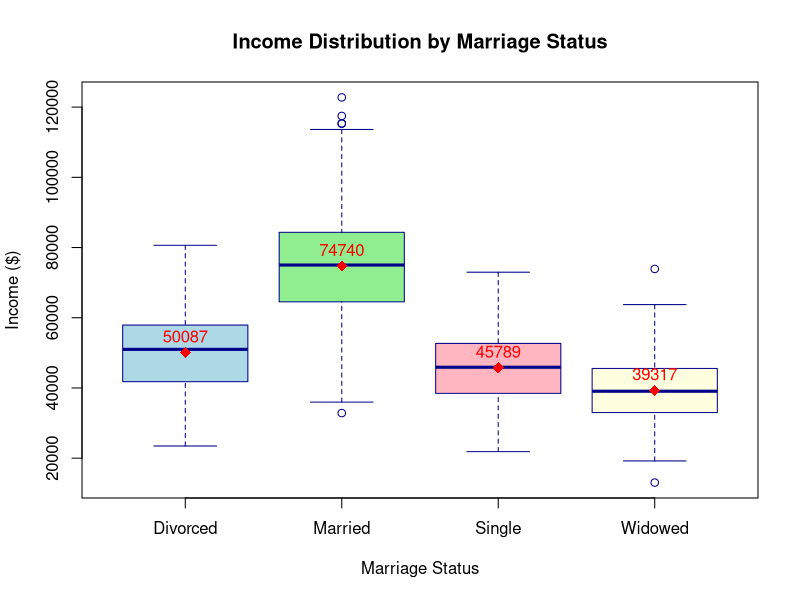

Write the R code that produced this figure.
# Set seed for reproducibility
set.seed(123)

# Create a simulated dataset with income and marriage status
n <- 1000  # Number of observations

# Marriage status categories
marriage_status <- sample(c("Single", "Married", "Divorced", "Widowed"), 
                          n, replace = TRUE, 
                          prob = c(0.3, 0.4, 0.2, 0.1))

# Generate income based on marriage status (with some variation)
income <- numeric(n)
for (i in 1:n) {
  if (marriage_status[i] == "Single") {
    income[i] <- rnorm(1, mean = 45000, sd = 10000)
  } else if (marriage_status[i] == "Married") {
    income[i] <- rnorm(1, mean = 75000, sd = 15000)
  } else if (marriage_status[i] == "Divorced") {
    income[i] <- rnorm(1, mean = 50000, sd = 12000)
  } else {  # Widowed
    income[i] <- rnorm(1, mean = 40000, sd = 10000)
  }
}

# Ensure income is positive
income <- abs(income)

# Create a data frame
income_data <- data.frame(mar_stat = marriage_status, income = income)

# View summary statistics by marriage status
summary_stats <- aggregate(income ~ mar_stat, data = income_data, 
                           FUN = function(x) c(mean = mean(x), 
                                               sd = sd(x), 
                                               min = min(x), 
                                               max = max(x)))
print(summary_stats)

# Create a boxplot of income by marriage status
boxplot(income ~ mar_stat, data = income_data,
        main = "Income Distribution by Marriage Status",
        xlab = "Marriage Status",
        ylab = "Income ($)",
        col = c("lightblue", "lightgreen", "lightpink", "lightyellow"),
        border = "darkblue")

# Add means to the plot
means <- tapply(income_data$income, income_data$mar_stat, mean)
points(1:length(means), means, pch = 18, col = "red", cex = 1.5)
text(1:length(means), means, labels = round(means), pos = 3, col = "red")

# Perform ANOVA to test if differences are statistically significant
anova_result <- aov(income ~ mar_stat, data = income_data)
summary(anova_result)

# If ANOVA is significant, perform post-hoc tests
if (summary(anova_result)[[1]]$'Pr(>F)'[1] < 0.05) {
  print("Performing Tukey's HSD post-hoc test:")
  print(TukeyHSD(anova_result))
}